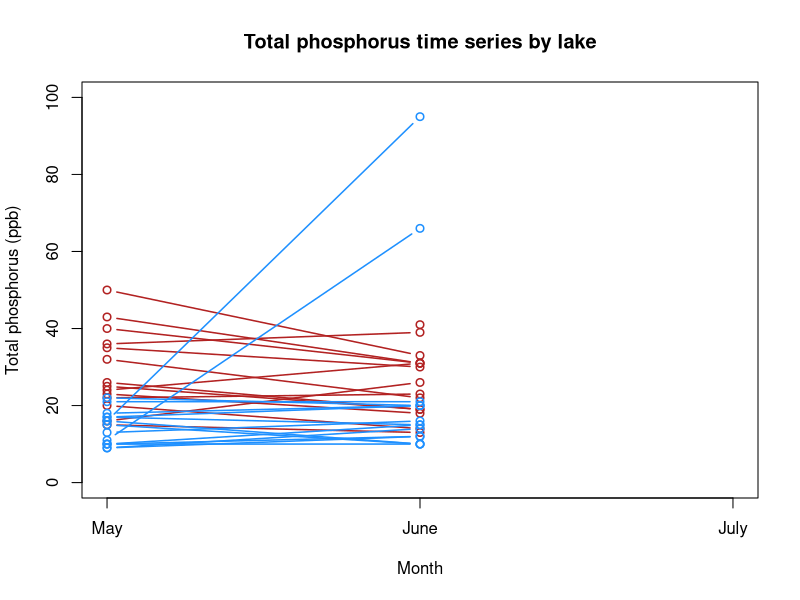

The R script that drew this image:
################### Exploring lake times series data ##########################
# Date: 8-25-22
# updated:
# Author: Ian McCullough, immccull@gmail.com
###############################################################################

#### R libraries ####

#### Input data ####
setwd("C:/Users/immcc/Documents/SplashNBurn")

may_june_july <- read.csv("Data/WaterQuality/may_june_july.csv")

#### Main program ####
all_lakes <- unique(may_june_july$Site) # string of all lake names
control_lakes <- subset(may_june_july, Type=='control') # subset of just control lakes
control_lakes <- unique(control_lakes$Site) # string of control lake names
burned_lakes <- subset(may_june_july, Type=='sample') # subset of just burned lakes
burned_lakes <- unique(burned_lakes$Site) # string of burned lake names

# create an empty plot; will fill in lines/points with for loop
plot(TP ~ Month_Order, data=may_june_july, pch=20, xaxt='n', ylab='Total phosphorus (ppb)', 
     xlab='Month', ylim=c(0,100), main='Total phosphorus time series by lake', type='n')
axis(1, at=seq(5,7,1), labels=c('May','June','July'))

# iteratively add line for each lake by looping through burned_lakes string
for (i in 1:length(burned_lakes)) {
  single_lake <- subset(may_june_july, Site==burned_lakes[i])
  lines(TP ~ Month_Order, data=single_lake, lwd=1.5, col='firebrick', type='b')
  single_lake <- NULL #remove intermediate output so can overwrite with next lake
}

# same for control
for (i in 1:length(control_lakes)) {
  single_lake <- subset(may_june_july, Site==control_lakes[i])
  lines(TP ~ Month_Order, data=single_lake, lwd=1.5, col='dodgerblue', type='b')
  single_lake <- NULL
}
